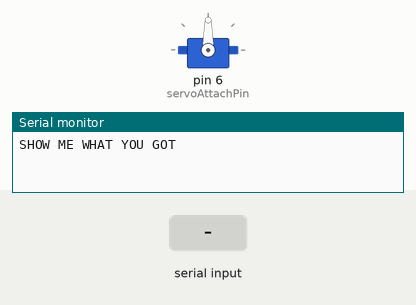
The sketch below on a simulated Arduino Uno, built with avr-gcc and run on an emulated ATmega328P. Shown: servo, the last lines printed to the serial monitor. The inputs (shaded band) are chosen by the test bench.

Above: at 1.2 s.
1.3 s: "1" received over Serial
At 2.3 s:
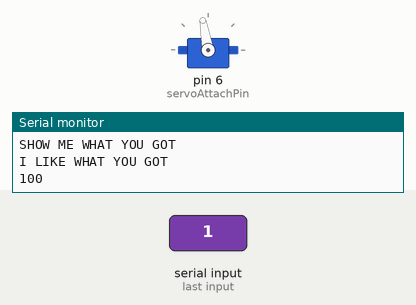
2.8 s: "2" received over Serial
At 3.5 s:
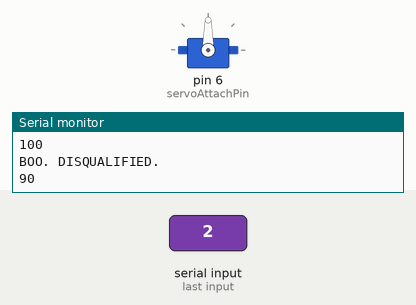
Timing chart, 0 to 5.8 s (numbered marks = the images above; inputs shaded):
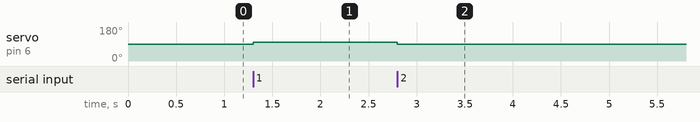

The sketch:

likeGauge.ino
```cpp
#include <Servo.h>

Servo servofriend;

const int servoAttachPin = 6;
int pos = 90;

void setup()
{
  servofriend.attach(servoAttachPin);
  Serial.begin(9600);
  Serial.println ("SHOW ME WHAT YOU GOT");    //lets you know things have initialized
}

void ReadCommandFromSerial()
{
  int where = -1;   //so we know if shit isn't working

  char twist = Serial.read(); //I'm not actually sure if this is necessary?


  switch (twist)
  {
    case '1':     //if we get an upvote, she moves 10 degrees to the right
      pos = pos + 10;
     // if (pos > 180)
     //   pos = 180;
      servofriend.write(pos);
      where = servofriend.read();
      Serial.println ("I LIKE WHAT YOU GOT");
      Serial.println (where);
      break;
    case '2':     //if we get a downvote, she moves 10 degrees to the left
      pos = pos - 10;
     // if (pos < 0)
     //  pos = 0;
      servofriend.write(pos);
      where = servofriend.read();
      Serial.println ("BOO. DISQUALIFIED.");
      Serial.println (where);
      break;
  }
}

/* For some reason the servo starts at 90 and wont go above 100 or below 80 now.
 *  When initializing, it doesn't always fully or correctly print the intro line (SHOW ME WHAT YOU GOT)
 *  Possibly related, when I have it plugged in for a few minutes, the attached motor starts spinning wildly. Disconnecting the motor didn't help.
 *  update: this was because I declared int pos in the function so every time it completed, the pos was reset to 90.
 */


void loop() {
  ReadCommandFromSerial();
}
```

Measured:
- after the input at 1.3 s, servo on pin 6 (servoAttachPin): 90° → 100° at once
- after the input at 2.8 s, servo on pin 6 (servoAttachPin): 100° → 90° at once
